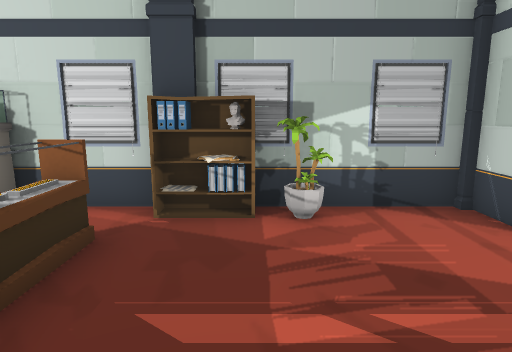
[1] (above)

23 first-person views from a walk through a Unity game level. The camera is 1.5 m above the floor, tilts 10° down and sees 75° across. The floor is counted in squares, 1 m on a side. Each view is taken from the middle of a square. On the plan, view 1 faces up. The plan holds only what a view shows up to about 15 squares ahead; the rest is blank. The place goes on beyond the plan. Some animated figures are left out. Door leaves are left out, so doorways stand open. Some surface patterns are stand-ins.

[2]
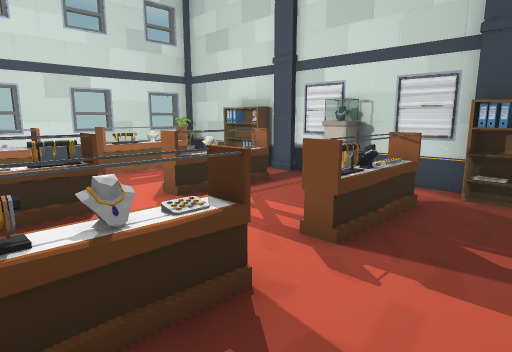

[3]
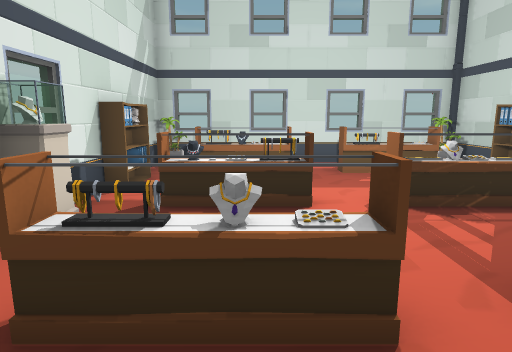

[4]
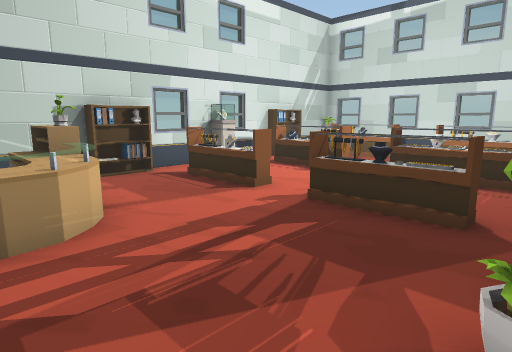

[5]
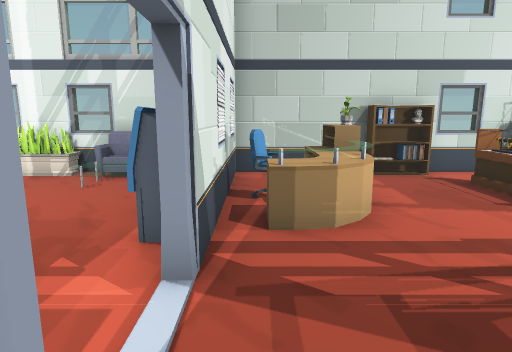

[6]
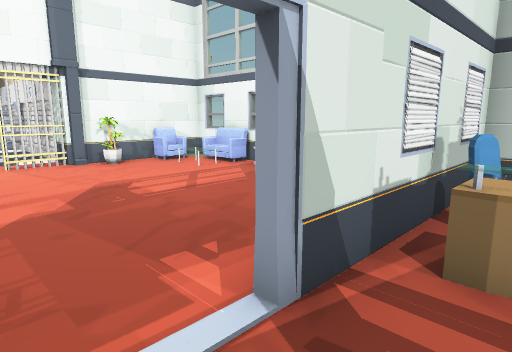

[7]
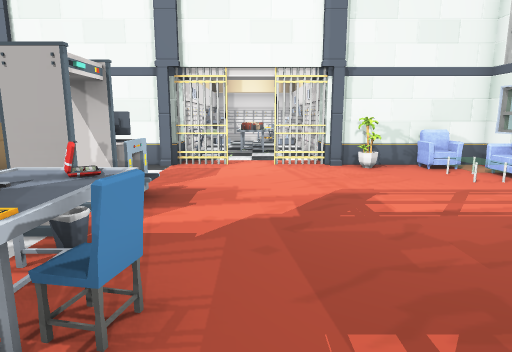

[8]
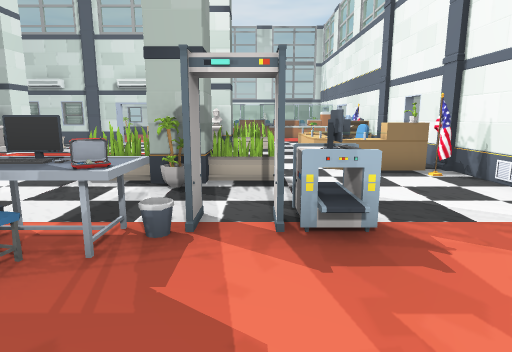

[9]
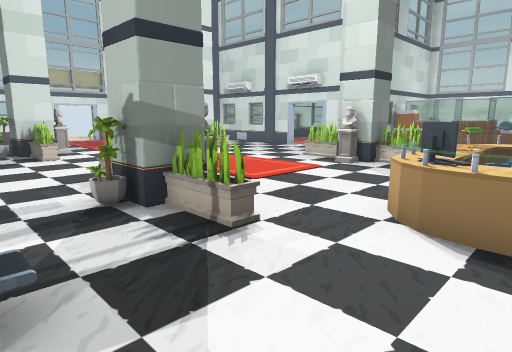

[10]
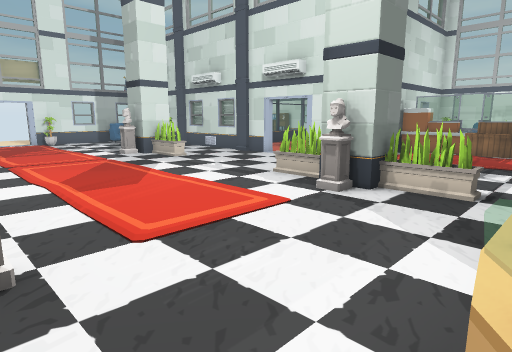

[11]
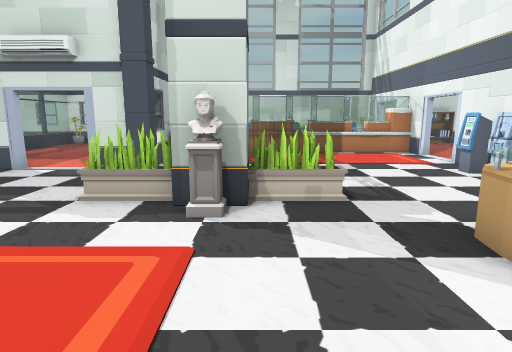

[12]
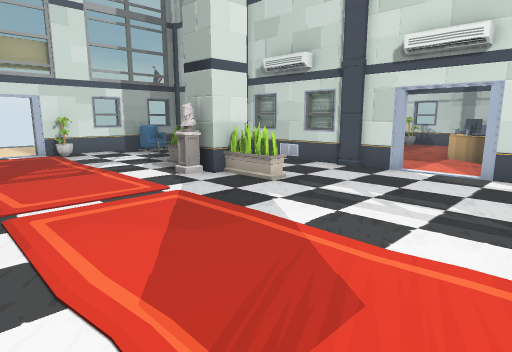

[13]
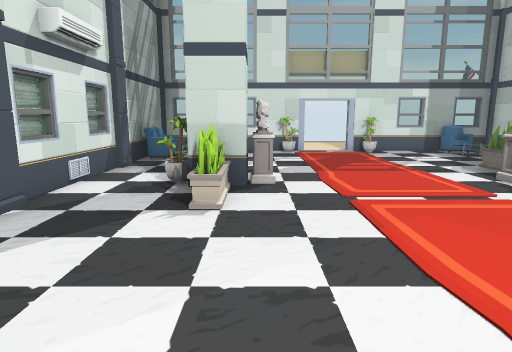

[14]
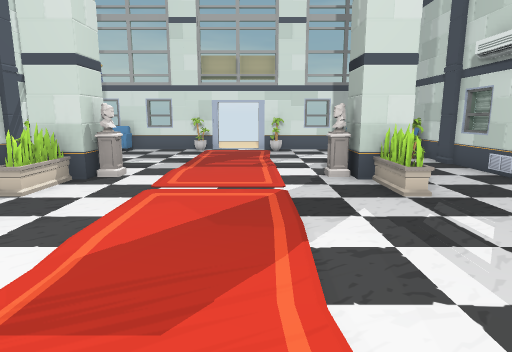

[15]
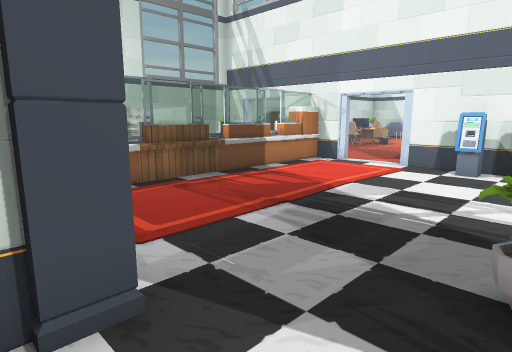

[16]
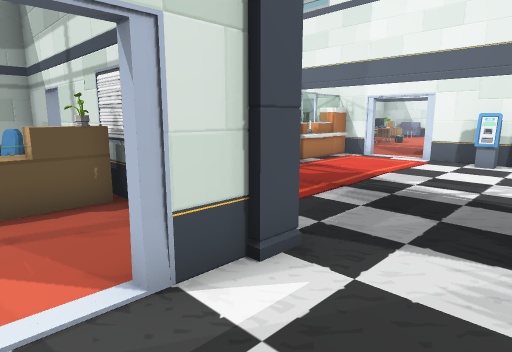

[17]
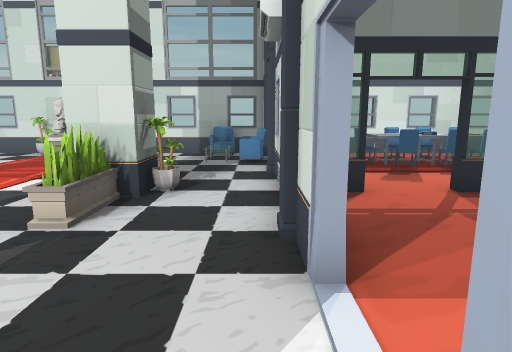

[18]
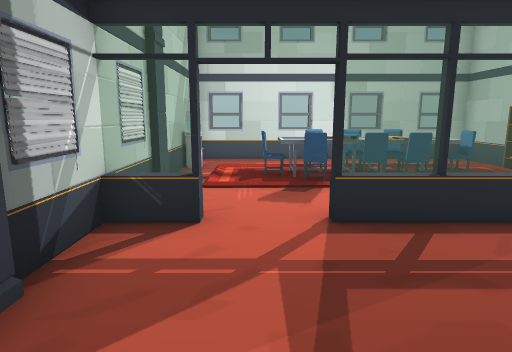

[19]
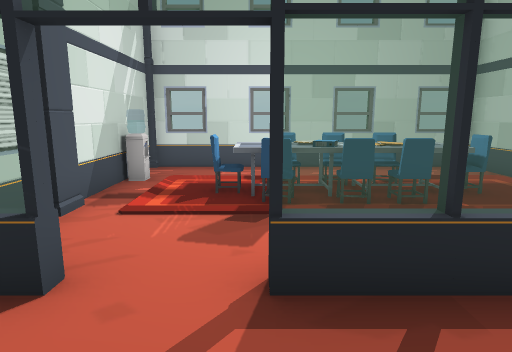

[20]
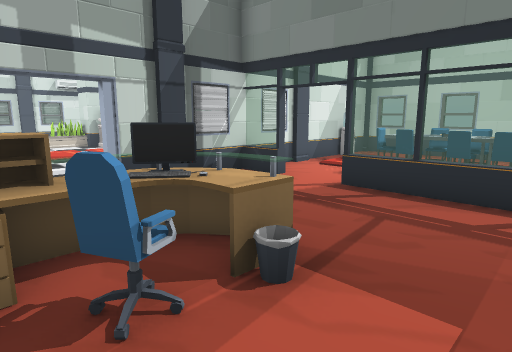

[21]
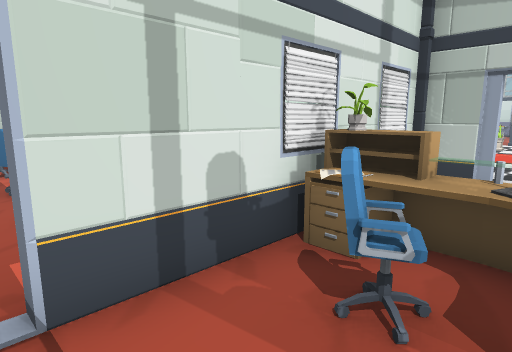

[22]
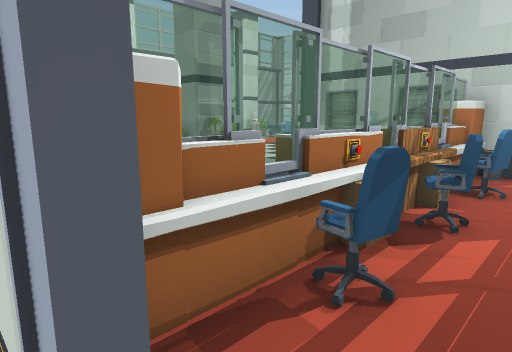

[23]
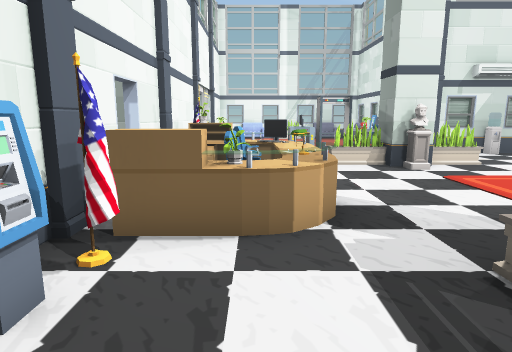

### Floor plan
Key: @ floor where view 1 was taken; # wall or solid block; x gap in a wall; . floor; / step, stairs or slope; D open door; = window, fence, low wall or low ledge; P pillar; L plant; S shelf; E desk; M cash machine; F sofa; C computer; T table; W water cooler; R drawers; O other object.
Columns run from 13 left of view 1 to 15 right of it. Each row starts with its distance up from view 1.
 28   #..TT.   .... .D..  .... .
 27   =.OTTO =.......#.OOROOOO.D
 26   #..TTO =....EO.OEEEEEREEE#.
 25   #..TT..=...ECEE#EEEEEEEEE#.
 24   =..TTO.D....CEL=.........D.
 23   #...O.......... ...........
 22   =./....D.......=.........D
 21    #W##P=#=#OD.D#P.........#
 20   P=FF.P....P....P........M#
 19   FFO.....................M#
 18   #F.....L.........L......M
 17   =......L#L.......L#L....#
 16   #......P.........P....EEP
 15   #....................ELEE#
 14 .D#....................EE  #
 13 ..D....................EE  #
 12   D....................CE  #
 11   #....................CCOO
 10   #......P.........P......##
  9   =....   #L.......L#L.....#
  8   #=    ...................#
  7   =x.....L.........L.......#
  6   P#F## =#=# =W=#P..OOO....P
  5    L=SSPPP##PL...#CCT.O....#O
  4   = O  O...O....D#TT.......#O
  3   # O. O.. O.................
  2   =OO..O..OO....D#.........DD
  1   #.O..O...O...E.M......... O
  0   # O..O...O.@EEE#........LPO
 -1   = O. O..OO..EEO=.........#
 -2   # O  O..OO..LE.  .......F#
 -3   =LO..O...O..  .# .F....FF#
 -4    #################F##=F###
 -5           #          #

Positions as (right, up) in squares from view 1, and headings:
1: (0, 0), facing up
2: (0, -2), facing up-left
3: (0, -1), facing left
4: (3, 5), facing down-left
5: (3, 5), facing down
6: (2, 4), facing down-right
7: (3, 3), facing right
8: (8, 1), facing up
9: (12, 6), facing up-left
10: (10, 10), facing up-left
11: (7, 11), facing up
12: (4, 11), facing up-left
13: (4, 10), facing left
14: (5, 14), facing left
15: (3, 18), facing up-right
16: (1, 18), facing up-right
17: (3, 20), facing left
18: (1, 23), facing left
19: (-1, 24), facing left
20: (3, 28), facing down-left
21: (1, 28), facing down-right
22: (14, 28), facing down-left
23: (11, 20), facing down
